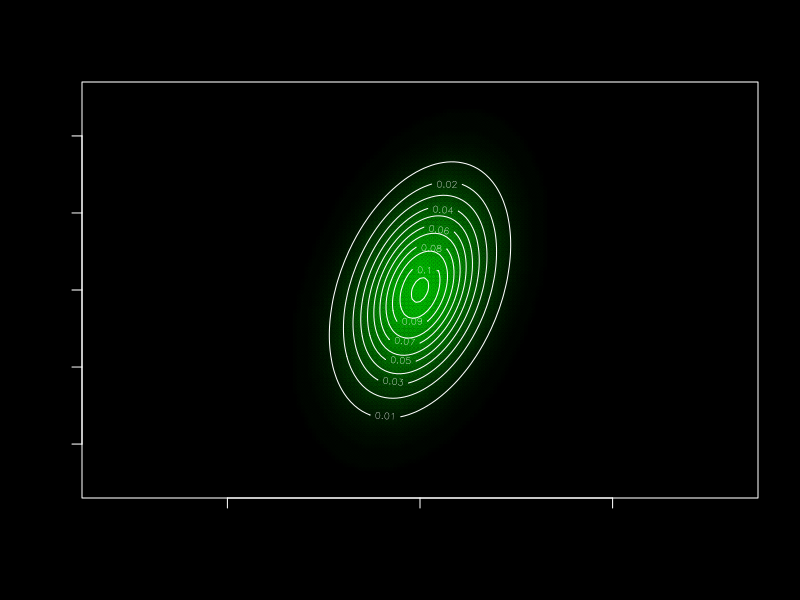

Write the R code that produced this figure.
Gauss_distribution <- function(Sigma, mu, x) {
  
  n <- 2
  
  numerator <- exp((-1/2) %*% t(x - mu) %*% solve(Sigma) %*% (x - mu))
  denominator <- sqrt(det(Sigma) * (2 * pi)^n)
  
  #print(numerator)
  #print(denominator)
  
  return(numerator/denominator)
}

Sigma <- matrix(NA, 2, 2)
mu <- c(0, 0)

Sigma[1, 1] <- 1
Sigma[2, 2] <- 2
Sigma[1, 2] <- 1
Sigma[2, 1] <- 0

x <- seq(-5, 5, 0.1)
y <- seq(-5, 5, 0.1)

par(bg = 'black', fg = 'white')
plot(-5:5, -5:5, type = "n",asp = 1)


for (i in x) {
  
  for (j in y) {
    
    color <- adjustcolor("green", Gauss_distribution(Sigma, mu, c(i, j)) * 2)
    points(i, j, pch = 21,col = color, bg = color)
    
  }
  
}


z = outer(x, y, function(x, y) {
  
  sapply(1:length(x), function(i) Gauss_distribution(Sigma, mu, c(x[i], y[i])))
  
})

contour(x,y,z,add = T ,asp = 1,lwd = 1)
